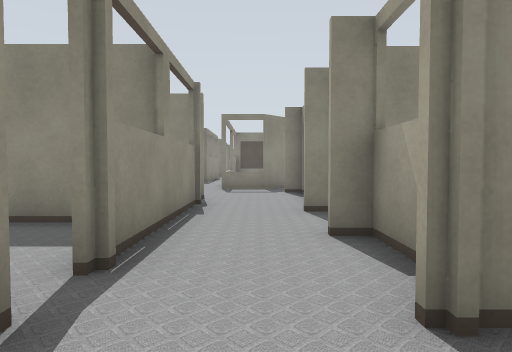
[1] (above)

16 first-person views from a walk through a Gazebo world. The camera is 0.94 m above the floor, tilts 2° down and sees 75° across. The lines on the ground mark 1 m squares. The floor is counted in squares, 1 m on a side. Each view is taken from the middle of a square. On the plan, view 1 faces up. The plan holds only what a view shows up to about 12 squares ahead; the rest is blank. The place goes on beyond the plan. Robots are left out. Some surface patterns are stand-ins.

[2]
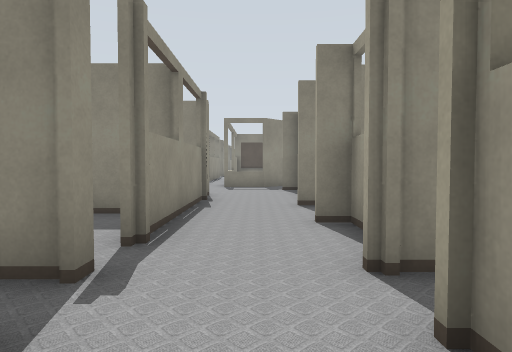

[3]
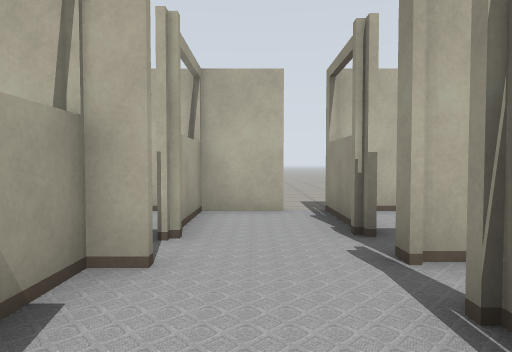

[4]
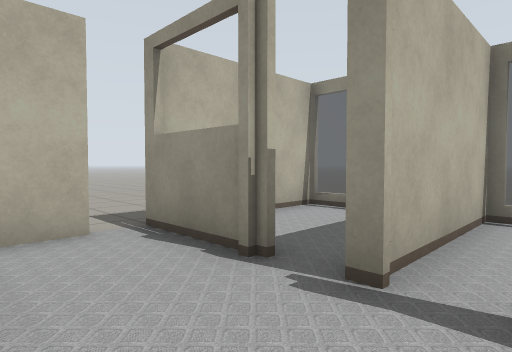

[5]
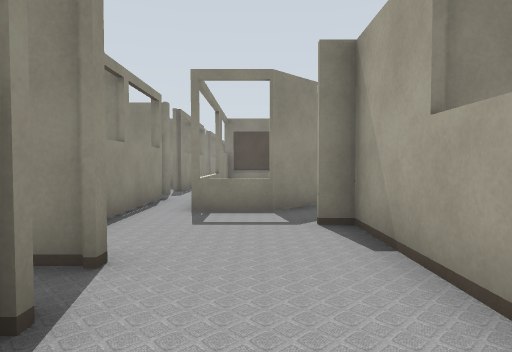

[6]
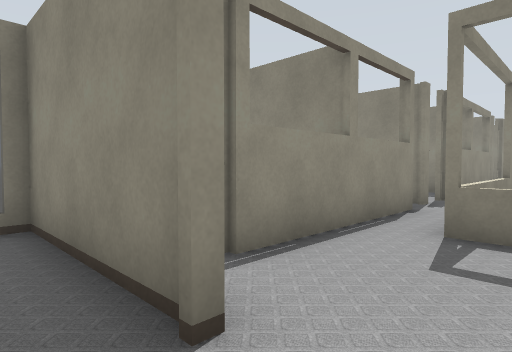

[7]
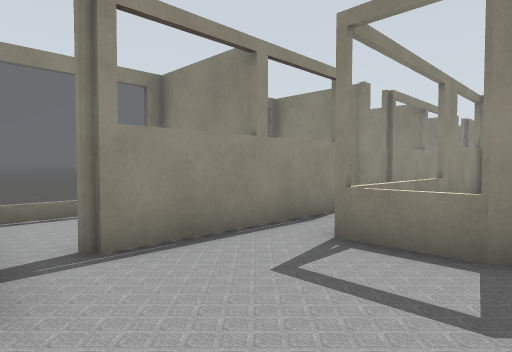

[8]
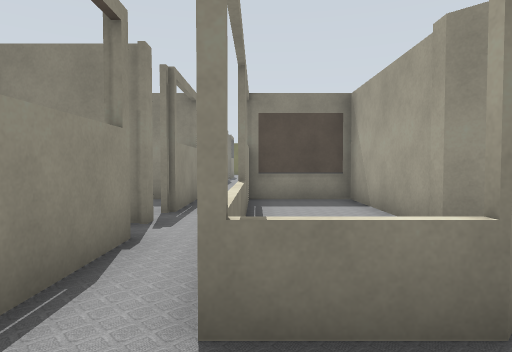

[9]
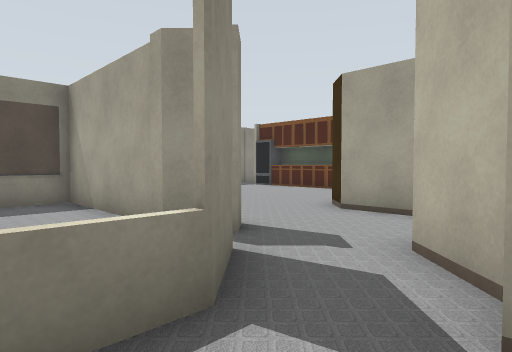

[10]
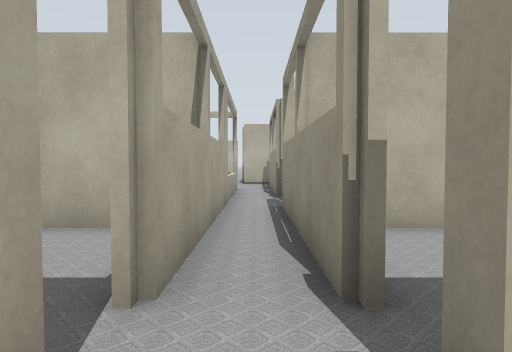

[11]
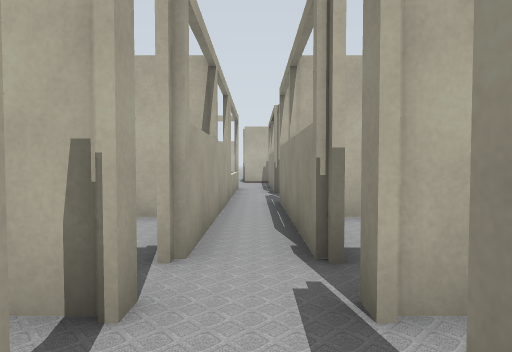

[12]
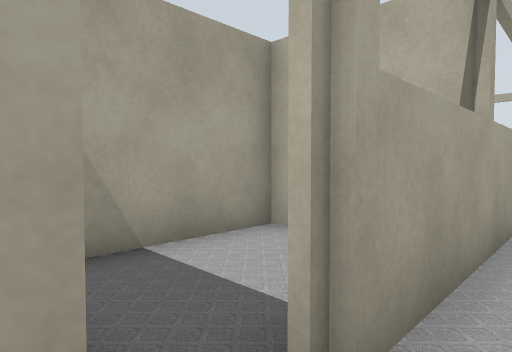

[13]
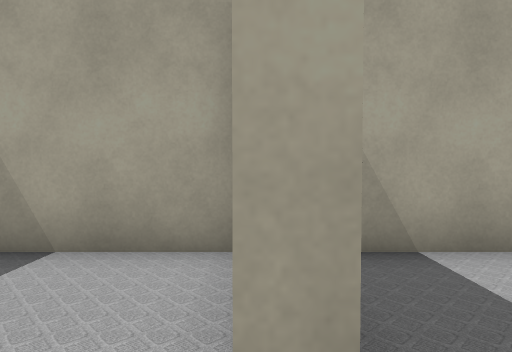

[14]
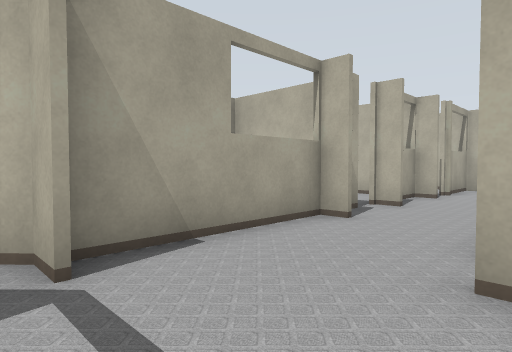

[15]
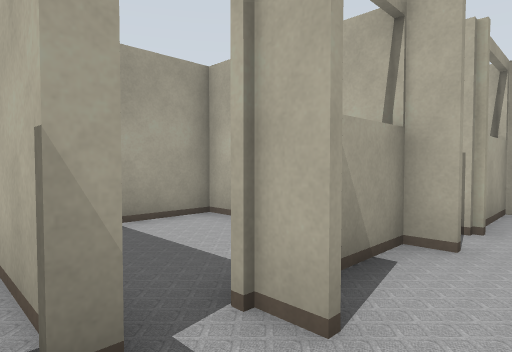

[16]
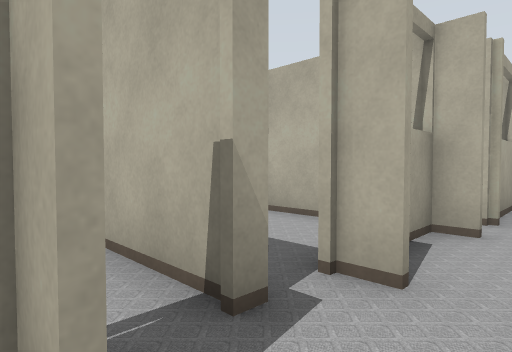

### Floor plan
Key: @ floor where view 1 was taken; # wall or solid block; x gap in a wall; . floor; = window, fence, low wall or low ledge.
Columns run from 5 left of view 1 to 5 right of it. Each row starts with its distance up from view 1.
 27       #
 26    . .#
 25   x.x.#
 24   #.###
 23   x.x.#
 22  .#.#.#
 21  .#.#.#
 20 ###.###
 19   #.#.#
 18   #.#.#
 17   ..#.#
 16 ###.= #
 15   #.= #
 14   #.=###
 13  ##.#=##
 12 ###....#
 11  .#...##
 10  .x....#
  9 ####...#
  8    ##..#
  7     #.##
  6     #..###
  5     #.....#
  4     #.##..#
  3    ##..#..#
  2 ####..#####
  1   ....#
  0 ....#@#
 -1 ....#.#
 -2 ########
 -3    ..
 -4   ...
 -5   ...
 -6   ...
 -7  ....
 -8  ..
 -9  ..

Where each view was taken, in squares from view 1:
view 1: 0 up, 0 right, facing up
view 2: 1 down, 0 right, facing up
view 3: 5 up, 0 right, facing down
view 4: 3 up, 1 right, facing down-left
view 5: 6 up, 0 right, facing up
view 6: 8 up, 0 right, facing up-left
view 7: 9 up, 1 right, facing up-left
view 8: 11 up, 1 left, facing up
view 9: 11 up, 1 left, facing up-right
view 10: 25 up, 2 left, facing down
view 11: 26 up, 2 left, facing down
view 12: 24 up, 2 left, facing down-right
view 13: 24 up, 2 left, facing right
view 14: 12 up, 2 left, facing down-right
view 15: 6 up, 0 right, facing down-right
view 16: 7 up, 0 right, facing down-right
